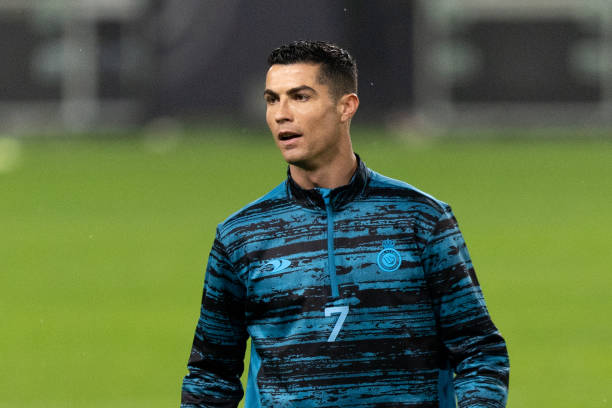
#> input picture flagged/Upload Image/504787e5699313b9c84c/r1.jpg, 612 x 408 px
$ python -i tempCodeRunnerFile.py   (imports and definitions only)
#> lines starting #> are read from the running program, lines starting #| are printed output that depends on the picture; after the words box and inside, x2 and y2 are one past the last pixel; in counts of white or black regions, pixels touching at a corner belong together
#> further down, picture is the input picture: PIL image 612x408 RGB; mean R, G, B 85.7, 104.7, 67
import gradio as gr
from PIL import Image
import cv2
import numpy as np


face_cascade = cv2.CascadeClassifier(cv2.data.haarcascades + 'haarcascade_frontalface_default.xml')
eye_cascade = cv2.CascadeClassifier(cv2.data.haarcascades + 'haarcascade_eye.xml')

def face_detection(img):
    img = img.convert("RGB")
    img_cv = cv2.cvtColor(np.array(img), cv2.COLOR_RGB2BGR)


    gray = cv2.cvtColor(img_cv, cv2.COLOR_BGR2GRAY)
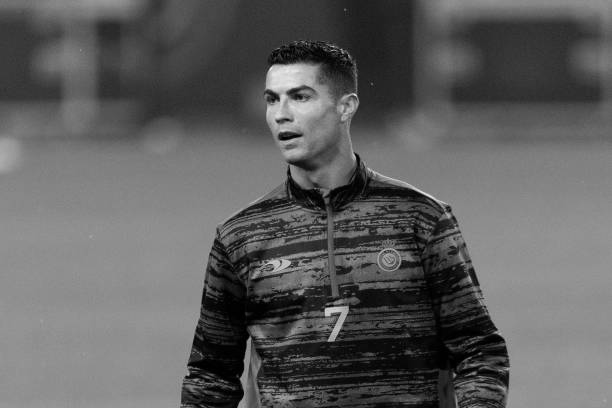
#> gray: shape (408, 612); min 0, max 238, mean 94.7
    faces = face_cascade.detectMultiScale(gray, scaleFactor=1.1, minNeighbors=5, minSize=(30, 30))
#> faces = [[247, 65, 84, 84]]

    if len(faces) == 0:
        message = "No faces found."
        processed_img = img
    else:
        eyes_detected = False
        for (x, y, w, h) in faces:
            cv2.rectangle(img_cv, (x, y), (x+w, y+h), (255, 0, 0), 2)


            roi_gray = gray[y:y+h, x:x+w]
            roi_color = img_cv[y:y+h, x:x+w]
            eyes = eye_cascade.detectMultiScale(roi_gray)

            if len(eyes) > 0:
                eyes_detected = True
                for (ex, ey, ew, eh) in eyes:
                    cv2.rectangle(roi_color, (ex, ey), (ex+ew, ey+eh), (0, 255, 0), 2)
#> this loop made 1 pass
#> (x, y, w, h, eyes, eyes_detected) on pass 1: (247, 65, 84, 84, [[39, 20, 24, 24], [15, 20, 25, 25]], True)
#> pass 1, in face_detection, `roi_gray = gray[y:y+h, x:x+w]`:
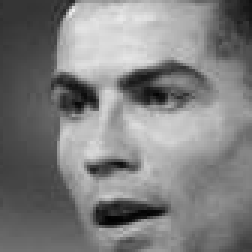
#> roi_gray: shape (84, 84) (shown 3 times larger); min 0, max 238, mean 126.7
#> pass 1, in face_detection, `roi_color = img_cv[y:y+h, x:x+w]`:
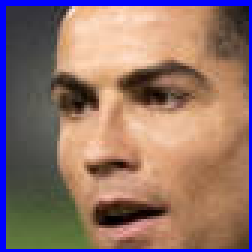
#> roi_color: shape (84, 84, 3) (shown 3 times larger); mean B, G, R 107, 113.9, 143.7
#> after the loop:
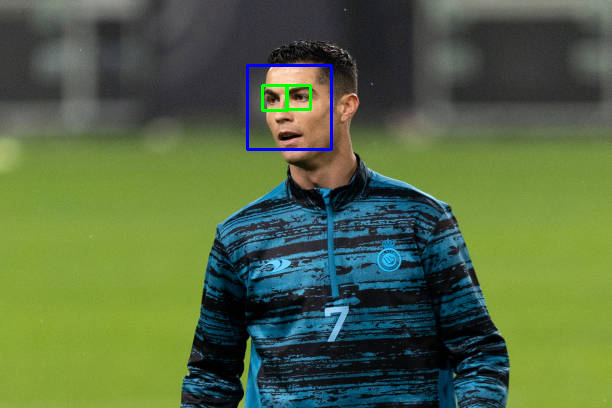
#> img_cv: shape (408, 612, 3); mean B, G, R 67.5, 104.5, 84.8
#> after the loop:
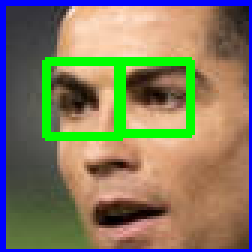
#> roi_color: shape (84, 84, 3) (shown 3 times larger); 7.34% of pixels changed, all inside (x1, y1, x2, y2) = (14, 19, 65, 47)

        if eyes_detected:
            message = "Faces and eyes detected."
        else:
            message = "Faces detected, but no eyes found."

        processed_img = Image.fromarray(cv2.cvtColor(img_cv, cv2.COLOR_BGR2RGB))

    return processed_img, message

# [10 lines that did not run here, left out]

# [1 line not run here, left out]

>>> from PIL import Image
>>> picture = Image.open('flagged/Upload Image/504787e5699313b9c84c/r1.jpg')
>>> result = face_detection(picture)
